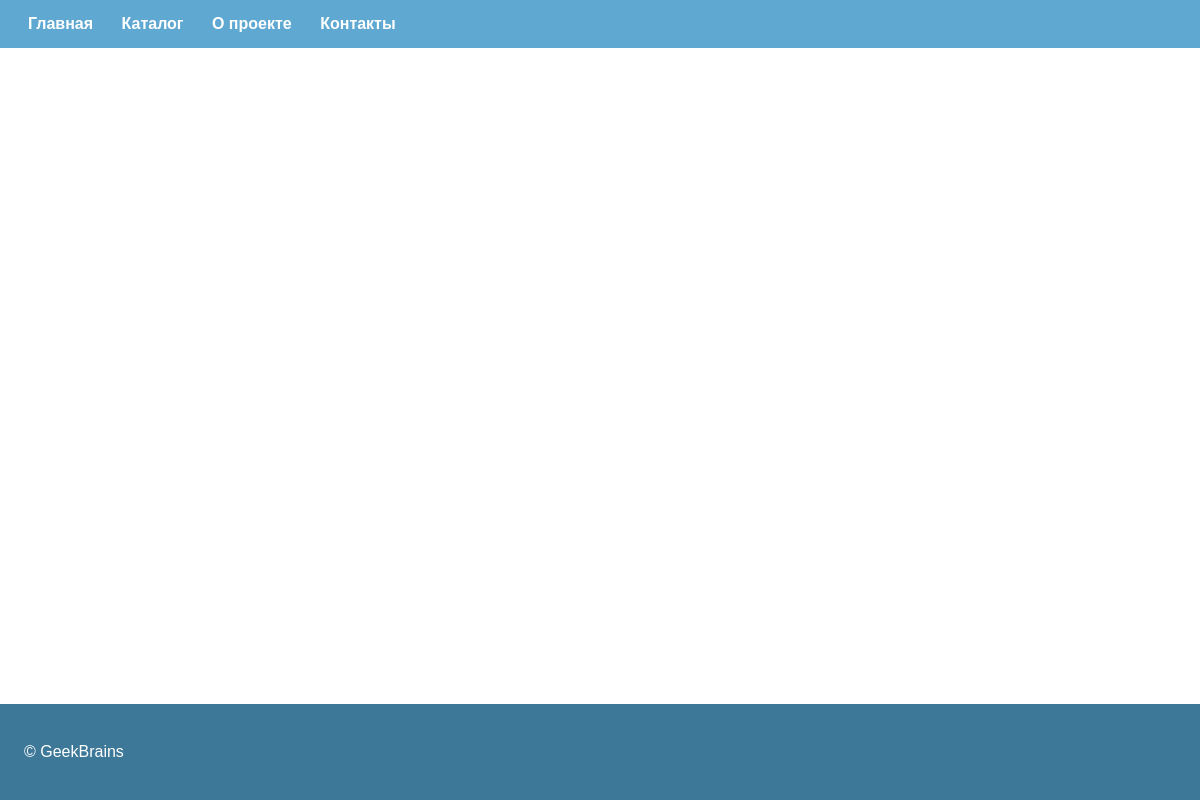
Page /categories/ on the earlier database version.
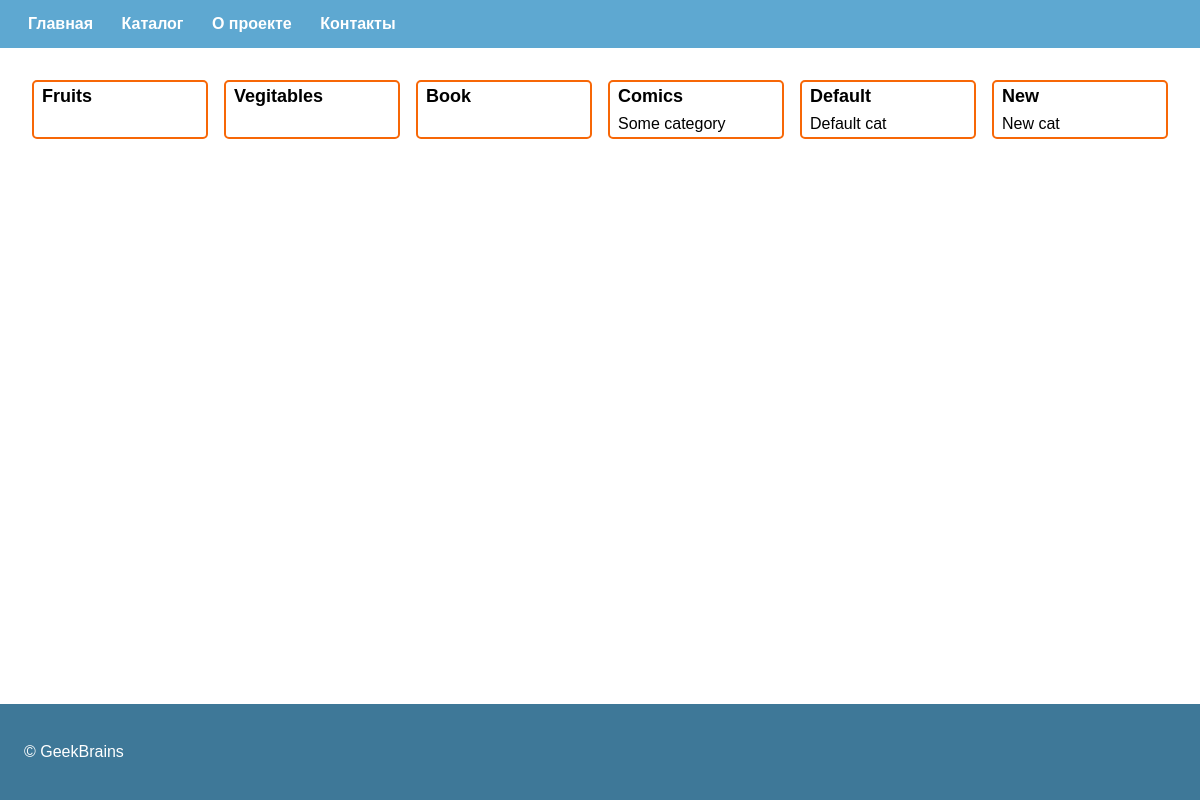
Same page on the later database version.
### products/models.py (models this page shows, shortened)
class Category(models.Model):
    name = models.CharField(
        max_length=255
    )
    description = models.TextField(
        blank=True,
        null=True
    )

### products/views/categories.py (the view)
class CategoryListView(ListView):
    model = Category
    template_name = 'categories/index.html'

### products/templates/categories/index.html (shortened to what this page needs)
{% extends 'server/master.html' %}
{% load static %}
{% block page_static %}
<link rel="stylesheet" href="{% static 'products/css/list.css' %}">
{% endblock %}
{% block page_content %}
<div class="products">
    {% for object in object_list %}
    <div class="products__item">
        <span class="products__item-name">
            {{ object.name|default:"По умолчанию"|title }}
        </span>
        <span class="products__item-description">
            {{ object.description }}
        </span>
    </div>
    {% endfor %}
</div>
{% endblock %}

### server/templates/server/master.html (shortened to what this page needs)
{% load static %}
<!DOCTYPE html>
<html>
<head>
    {% block page_static %}
    {% endblock %}
    <link rel="stylesheet" type="text/css" media="screen" href="{% static 'server/css/master.css' %}" />
</head>
<body>
    <div class="page">
        <header class="page__header">
            {% include 'server/menu.html' %}
        </header>
        <div class="page__content">
            {% block page_content %}
            {% endblock %}
        </div>
        <footer class="page__footer">
            <span class="page__copyright">
                © GeekBrains
            </span>
        </footer>
    </div>
</body>
</html>

### server/templates/server/menu.html
{% load static %}
<nav class="page__navigation">
    <ul class="navigation-list">
        <li class="navigation-list__item">
            <span class="navigation-list__item-text">
                Главная
            </span>
            <a href="{% url 'main:main' %}" class="navigation-list__item-link">
            </a>
        </li>
        <li class="navigation-list__item">
            <span class="navigation-list__item-text">
                Каталог
            </span>
            <a href="{% url 'products:list' %}" class="navigation-list__item-link">
            </a>
        </li>
        <li class="navigation-list__item">
            <span class="navigation-list__item-text">
                О проекте
            </span>
            <a href="{% url 'main:about' %}" class="navigation-list__item-link">
            </a>
        </li>
        <li class="navigation-list__item">
            <span class="navigation-list__item-text">
                Контакты
            </span>
            <a href="{% url 'main:contacts' %}" class="navigation-list__item-link">
            </a>
        </li>
    </ul>
</nav>

### products/static/products/css/list.css (style rules this page uses)
.products { display: grid; grid-template-columns: repeat(auto-fit, minmax(172px, 1fr)) ; grid-gap: 16px; margin: 16px 0 0; }
.products__item { position: relative; display: flex; flex-direction: column; padding: 4px 8px; border:2px solid #f76707; border-radius: 5px; }
.products__item-name { position: relative; font: 600 18px sans-serif; }
.products__item-description { position: relative; margin-top: 8px; font: 400 16px sans-serif; }

### server/static/server/css/master.css (style rules this page uses)
html, body { margin: 0; padding: 0; height: 100%; font-family: sans-serif; }
.page { position: absolute; width: 100%; min-height: 100%; box-sizing: border-box; }
.page__header { height: 48px; margin: 0 0 32px; padding: 0 24px; background-color: #5EA8D1 }
.page__navigation { position: relative; width: 100%; height: 100%; }
.navigation-list { margin: 0; padding: 0; height: 100%; }
.navigation-list__item { position: relative; display: inline-block; line-height: 48px; margin: 0 16px 0 0; }
.navigation-list__item-text { padding: 4px; color: #fff; font-weight: 700; border-bottom: transparent solid 1px; transition: border-color 0.3s; }
.navigation-list__item-link { position: absolute; width: 100%; height: 100%; top: 0; bottom: 0; }
.page__content { padding: 0 32px; margin: 0 0 128px; }
.page__footer { position: absolute; width: 100%; height: 96px; bottom: 0; padding: 32px 24px; background-color: #3E7898; box-sizing: border-box; }
.page__copyright { position: absolute; top: 50%; transform: translate(0, -50%); color: #fff; user-select: none; }

Differences in the rows shown:
added Category: name "Fruits"
added Category: name "Vegitables"
added Category: name "Book"
added Category: name "Comics", description "Some category"
added Category: name "Default", description "Default cat"
added Category: name "New", description "New cat"
